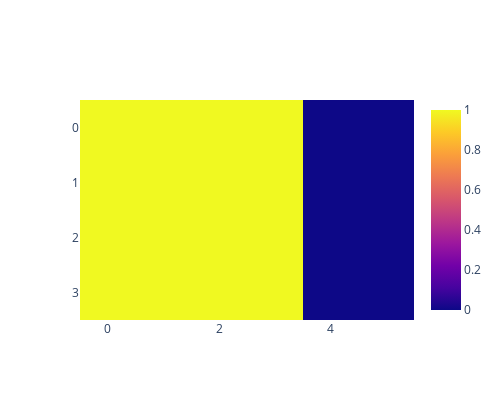

This figure's notebook cell:
### Code cell
allowed_map = np.array(
    [[1, 1, 1, 1], [1, 1, 1, 1], [1, 1, 1, 1], [1, 1, 1, 1], [0, 0, 0, 0], [0, 0, 0, 0]]
)
util.show_map_array(allowed_map).update_layout(height=400, width=500).show()

### Figure 1 — Plotly figure (JSON) as saved in the notebook; plotly's stock layout.template omitted (floating-point values rounded to 4 significant figures)
{"data": [{"type": "heatmap", "z": [[1, 1, 1, 1, 0, 0], [1, 1, 1, 1, 0, 0], [1, 1, 1, 1, 0, 0], [1, 1, 1, 1, 0, 0]]}], "layout": {"height": 400, "width": 500, "xaxis": {"autorange": true, "range": [-0.5, 5.5]}, "yaxis": {"autorange": true, "range": [3.5, -0.5]}}}
